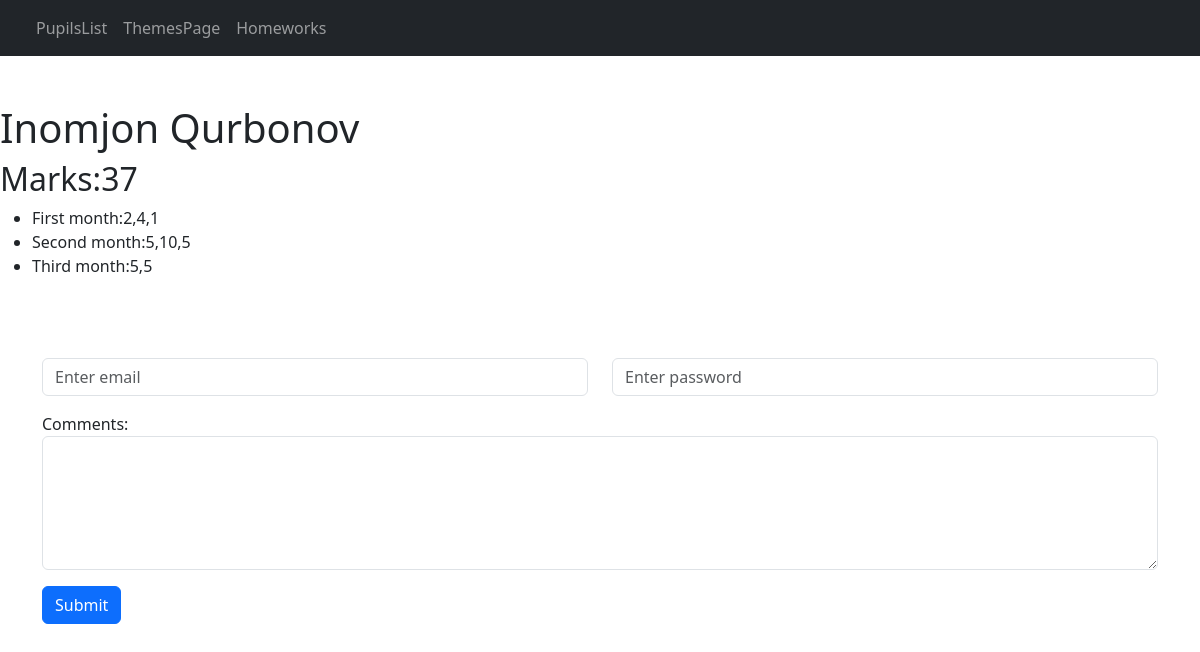
Page /pupils/pupils/1/ on the committed database.
### pupils/models.py (models this page shows, shortened)
class Pupil(models.Model):
    name = models.CharField(max_length=50, verbose_name='Pupil name', unique=True,null=True)
    month_1 = models.IntegerField(verbose_name='First month', null=True)
    month_2 = models.IntegerField(verbose_name='Second month', null=True)
    month_3 = models.IntegerField(verbose_name='Third month', null=True)
    all_points = models.IntegerField(verbose_name='All points', null=True)
    class Meta:
        db_table = 'children'
        verbose_name = 'Children_list'

### pupils/views.py (the view)
# urls.py: path('pupils/<int:pk>/', pupils_detail, name='pupil_info'),
def pupils_detail(request, pk):
    pupil = Pupil.objects.get(id=pk)
    return render(request, 'pupils/pupil_info.html', {'pupil': pupil})

### templates/pupils/pupil_info.html (shortened to what this page needs)
{% extends 'base.html' %}
{% block content %}
	<h1>{{ pupil.name }}</h1>
    <h2>Marks:{{ pupil.all_points }}</h2>
    <ul>
        <li>First month:{{ pupil.month_1 }}</li>
        <li>Second month:{{ pupil.month_2 }}</li>
        <li>Third month:{{ pupil.month_3 }}</li>
    </ul>
{% endblock %}

### rows in the picture
Pupil: name "Inomjon Qurbonov", all_points "37", month_1 "2,4,1", month_2 "5,10,5", month_3 "5,5"
